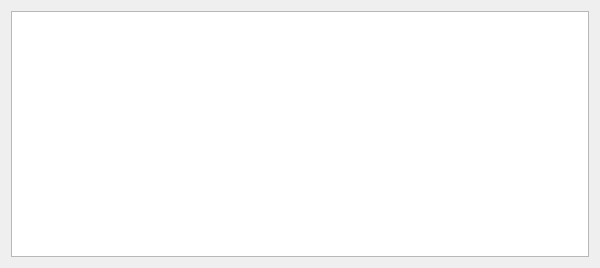
<?xml version="1.0" encoding="UTF-8"?>
<ui version="4.0">
 <class>FishList</class>
 <widget class="QDialog" name="FishList">
  <property name="geometry">
   <rect>
    <x>0</x>
    <y>0</y>
    <width>600</width>
    <height>268</height>
   </rect>
  </property>
  <property name="windowTitle">
   <string>Dialog</string>
  </property>
  <layout class="QVBoxLayout" name="verticalLayout">
   <item>
    <widget class="QTableView" name="tableView"/>
   </item>
  </layout>
 </widget>
 <resources/>
 <connections/>
</ui>
